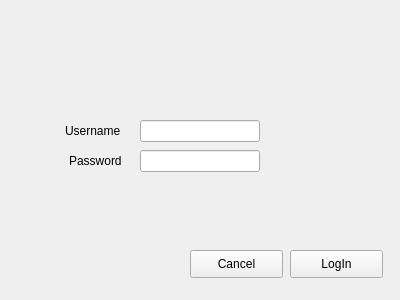
<?xml version="1.0" encoding="UTF-8"?>
<ui version="4.0">
 <class>adminlogin</class>
 <widget class="QWidget" name="adminlogin">
  <property name="geometry">
   <rect>
    <x>0</x>
    <y>0</y>
    <width>400</width>
    <height>300</height>
   </rect>
  </property>
  <property name="windowTitle">
   <string>Form</string>
  </property>
  <widget class="QLineEdit" name="enterUser">
   <property name="geometry">
    <rect>
     <x>140</x>
     <y>120</y>
     <width>120</width>
     <height>22</height>
    </rect>
   </property>
  </widget>
  <widget class="QLineEdit" name="enterPass">
   <property name="geometry">
    <rect>
     <x>140</x>
     <y>150</y>
     <width>120</width>
     <height>22</height>
    </rect>
   </property>
   <property name="echoMode">
    <enum>QLineEdit::Password</enum>
   </property>
  </widget>
  <widget class="QLabel" name="userLbl">
   <property name="geometry">
    <rect>
     <x>65</x>
     <y>120</y>
     <width>81</width>
     <height>22</height>
    </rect>
   </property>
   <property name="text">
    <string>Username</string>
   </property>
  </widget>
  <widget class="QLabel" name="passLbl">
   <property name="geometry">
    <rect>
     <x>69</x>
     <y>150</y>
     <width>81</width>
     <height>22</height>
    </rect>
   </property>
   <property name="text">
    <string>Password</string>
   </property>
  </widget>
  <widget class="QPushButton" name="loginButton">
   <property name="geometry">
    <rect>
     <x>290</x>
     <y>250</y>
     <width>93</width>
     <height>28</height>
    </rect>
   </property>
   <property name="text">
    <string>LogIn</string>
   </property>
  </widget>
  <widget class="QPushButton" name="cancelButton">
   <property name="geometry">
    <rect>
     <x>190</x>
     <y>250</y>
     <width>93</width>
     <height>28</height>
    </rect>
   </property>
   <property name="text">
    <string>Cancel</string>
   </property>
  </widget>
 </widget>
 <resources/>
 <connections/>
</ui>
